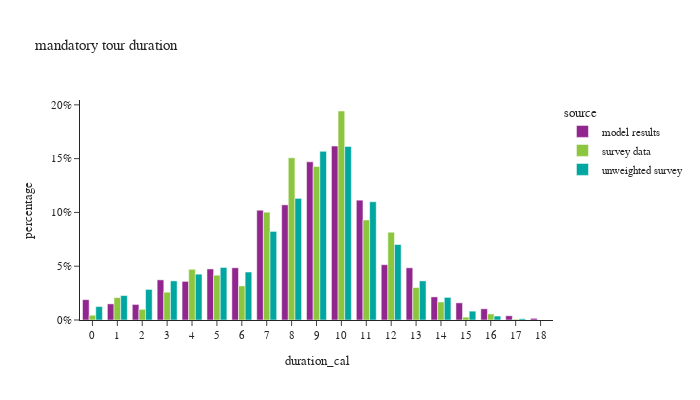

This figure's notebook cell:
### Code cell
m_tour_data['duration_cal'] = m_tour_data['end'] - m_tour_data['start']

df_plot = m_tour_data.groupby(['source','duration_cal'])[['tour_weight']].sum().reset_index()
df_plot['percentage'] = df_plot.groupby(['source'], group_keys=False)['tour_weight']. \
    apply(lambda x: x / float(x.sum()))

fig = px.bar(df_plot, x="duration_cal", y="percentage", color="source",barmode="group",
             title="mandatory tour duration")
fig.for_each_annotation(lambda a: a.update(text = a.text.split("=")[-1]))
fig.update_layout(height=400, width=700, yaxis=dict(tickformat=".0%"), xaxis=dict(dtick="1"))
fig.show()

### Figure 1 — Plotly figure (JSON) as saved in the notebook; plotly's stock layout.template omitted (floating-point values rounded to 4 significant figures)
{"data": [{"alignmentgroup": "True", "hovertemplate": "source=model results<br>duration_cal=%{x}<br>percentage=%{y}<extra></extra>", "legendgroup": "model results", "marker": {"color": "#91268F", "pattern": {"shape": ""}}, "name": "model results", "offsetgroup": "model results", "orientation": "v", "showlegend": true, "textposition": "auto", "type": "bar", "x": [0.0, 1.0, 2.0, 3.0, 4.0, 5.0, 6.0, 7.0, 8.0, 9.0, 10.0, 11.0, 12.0, 13.0, 14.0, 15.0, 16.0, 17.0, 18.0], "xaxis": "x", "y": [0.0189, 0.015, 0.01446, 0.03731, 0.03591, 0.04745, 0.04854, 0.102, 0.107, 0.147, 0.1617, 0.1114, 0.05142, 0.04853, 0.02147, 0.01594, 0.01041, 0.003933, 0.001546], "yaxis": "y"}, {"alignmentgroup": "True", "hovertemplate": "source=survey data<br>duration_cal=%{x}<br>percentage=%{y}<extra></extra>", "legendgroup": "survey data", "marker": {"color": "#8CC63E", "pattern": {"shape": ""}}, "name": "survey data", "offsetgroup": "survey data", "orientation": "v", "showlegend": true, "textposition": "auto", "type": "bar", "x": [0.0, 1.0, 2.0, 3.0, 4.0, 5.0, 6.0, 7.0, 8.0, 9.0, 10.0, 11.0, 12.0, 13.0, 14.0, 15.0, 16.0, 17.0], "xaxis": "x", "y": [0.004433, 0.02082, 0.009908, 0.02584, 0.04714, 0.04165, 0.03169, 0.1003, 0.1508, 0.1426, 0.1943, 0.09298, 0.08159, 0.03015, 0.01677, 0.002693, 0.005647, 0.0007231], "yaxis": "y"}, {"alignmentgroup": "True", "hovertemplate": "source=unweighted survey<br>duration_cal=%{x}<br>percentage=%{y}<extra></extra>", "legendgroup": "unweighted survey", "marker": {"color": "#00A7A0", "pattern": {"shape": ""}}, "name": "unweighted survey", "offsetgroup": "unweighted survey", "orientation": "v", "showlegend": true, "textposition": "auto", "type": "bar", "x": [0.0, 1.0, 2.0, 3.0, 4.0, 5.0, 6.0, 7.0, 8.0, 9.0, 10.0, 11.0, 12.0, 13.0, 14.0, 15.0, 16.0, 17.0], "xaxis": "x", "y": [0.0125, 0.02272, 0.0284, 0.03635, 0.0426, 0.04885, 0.04459, 0.08236, 0.113, 0.1568, 0.1613, 0.1099, 0.07015, 0.03635, 0.02102, 0.008236, 0.003692, 0.001136], "yaxis": "y"}], "layout": {"barmode": "group", "height": 400, "legend": {"title": {"text": "source"}, "tracegroupgap": 0}, "title": {"text": "mandatory tour duration"}, "width": 700, "xaxis": {"anchor": "y", "domain": [0.0, 1.0], "dtick": "1", "title": {"text": "duration_cal"}}, "yaxis": {"anchor": "x", "domain": [0.0, 1.0], "tickformat": ".0%", "title": {"text": "percentage"}}}}
